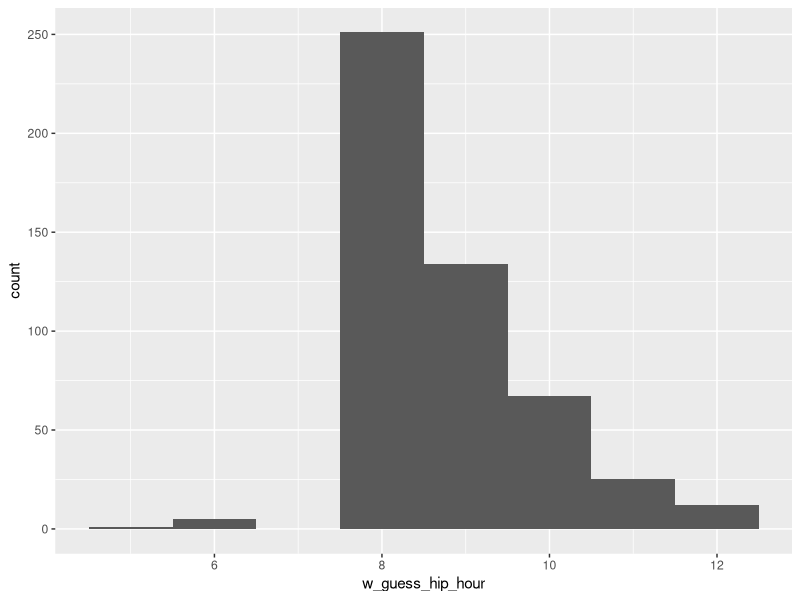
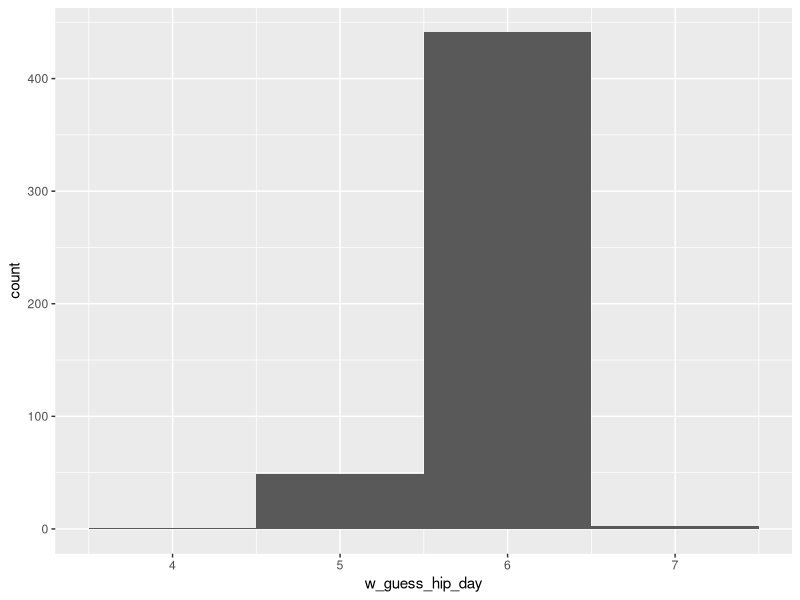
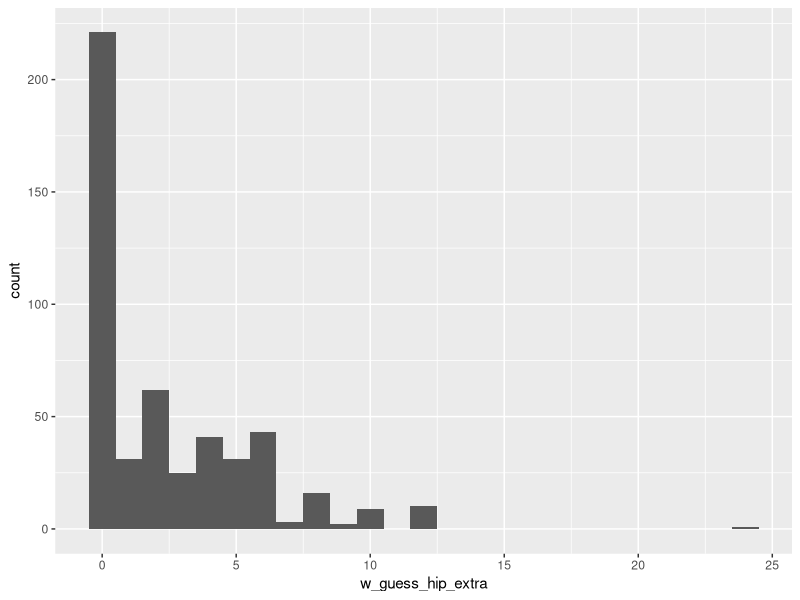
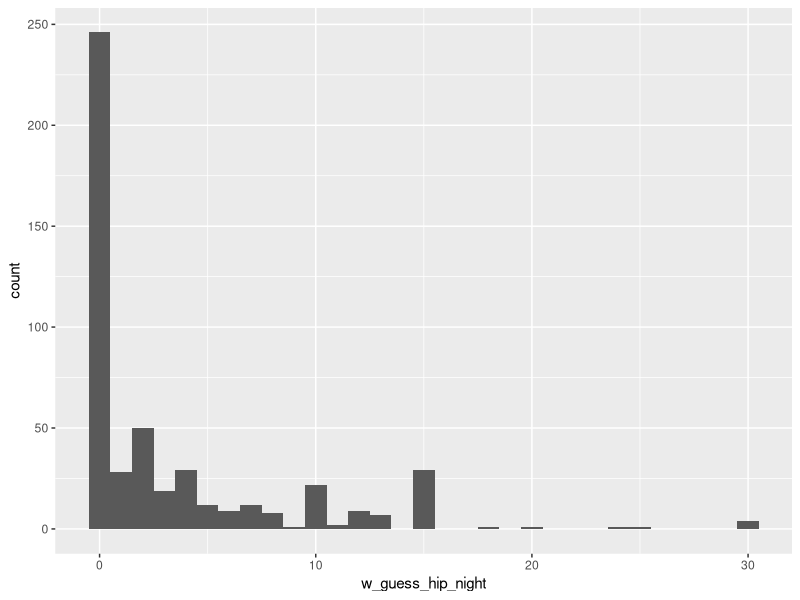
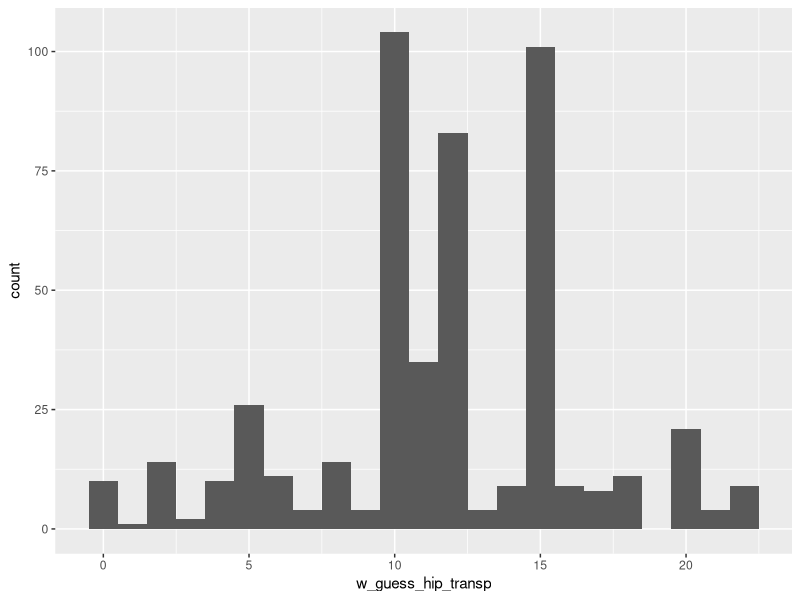
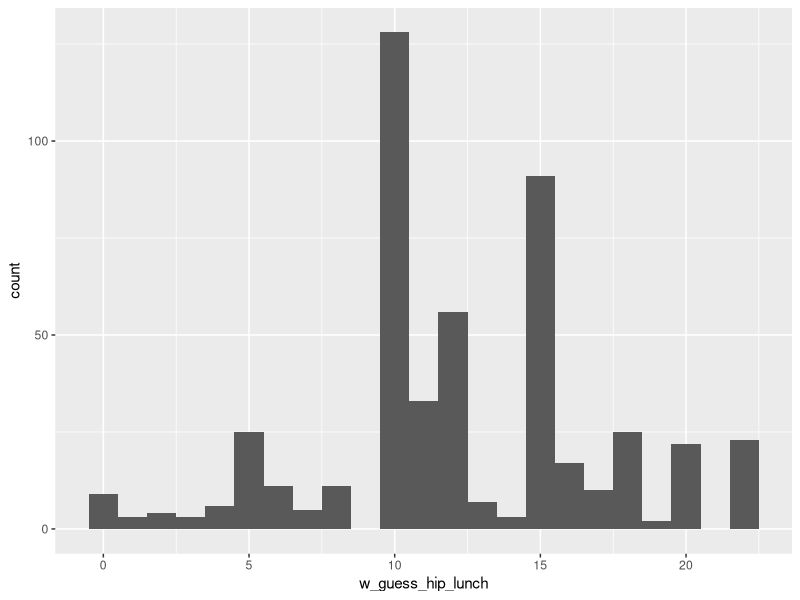
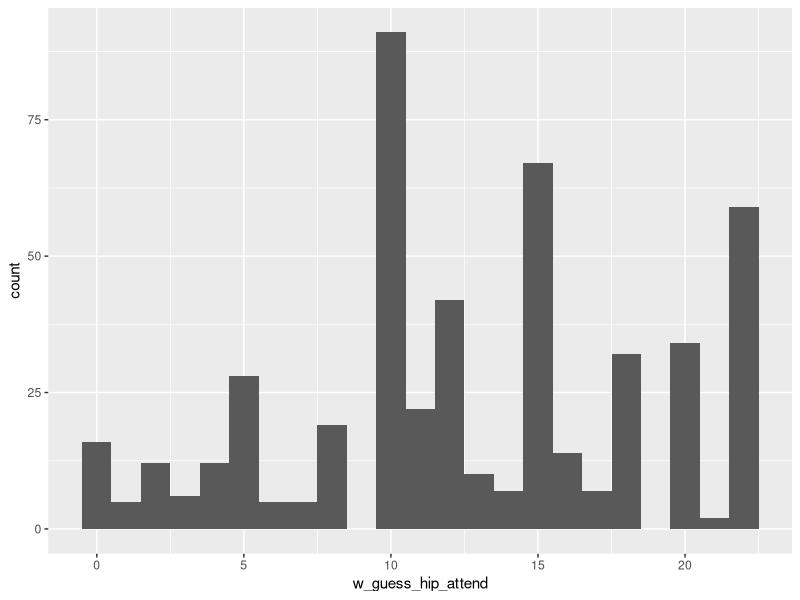
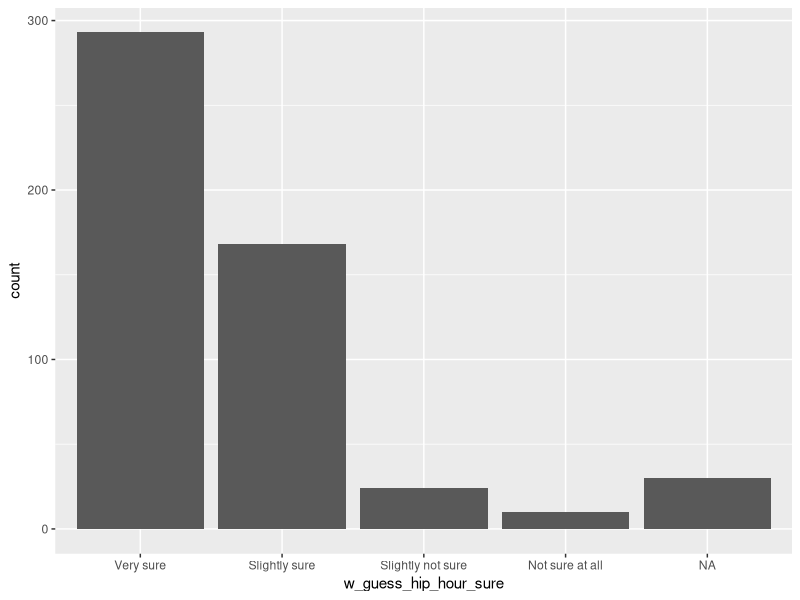

Here is the R script that generated these plots, in order: (Note: this script raises an error after producing the figures.)

# Setup -------------------------------------------------------------------

library(tidyverse)
library(readxl)

# setwd('')   # unnecessary to set working directory if you opened `HIP.Rproj`

# hip <- read_excel('data/weekdayend_all.xlsx')   # 295 obs. of 381 variables

hip <- read_excel('data/weekdayend_all2.xlsx')   # 525 obs. of 382 variables


# IB (weekend) ------------------------------------------------------------

w_IB <- c('w_guess_hip_hour',
          'w_guess_hip_hour_sure',
          'w_guess_hip_day',
          'w_guess_hip_day_sure',
          'w_guess_hip_extra',
          'w_guess_hip_extra_sure',
          'w_guess_hip_night',
          'w_guess_hip_night_sure',
          'w_guess_hip_transp',
          'w_guess_hip_transp_sure',
          'w_guess_hip_lunch',
          'w_guess_hip_lunch_sure',
          'w_guess_hip_attend',
          'w_guess_hip_attend_sure')

## Initial cleaning -------------------------------------------------------

hip_w_IB <- hip %>%
  select(all_of(w_IB)) %>%
  mutate(across(w_IB[seq(1, 13, 2)], as.integer)) %>%
  mutate(across(w_IB[seq(2, 14, 2)], as.factor)) %>%
  mutate(across(w_IB[seq(2, 14, 2)], ~recode(.,
                                             `0` = 'Very sure',
                                             `1` = 'Slightly sure',
                                             `2` = 'Slightly not sure',
                                             `3` = 'Not sure at all')))

### Trim errors -----------------------------------------------------------

hip_w_IB <- hip_w_IB %>%
  mutate(w_guess_hip_day = replace(w_guess_hip_day,
                                   which(w_guess_hip_day > 7L),
                                   NA)) %>%
  mutate(w_guess_hip_night = replace(w_guess_hip_night,
                                     which(w_guess_hip_night > 30L),
                                     NA)) %>%
  mutate(w_guess_hip_transp = replace(w_guess_hip_transp,
                                      which(w_guess_hip_transp > 22L),
                                      NA)) %>%
  mutate(w_guess_hip_lunch = replace(w_guess_hip_lunch,
                                     which(w_guess_hip_lunch > 22L),
                                     NA))

## Figures ---------------------------------------------------------------

w_IB_codes <- c('IB1', 'IB1s', 'IB2', 'IB2s', 'IB3', 'IB3s', 'IB4', 'IB4s', 'IB5', 'IB5s', 'IB6', 'IB6s', 'IB7', 'IB7s')

for (i in seq(1, 13, 2)) {
  temp <- ggplot(data = hip_w_IB) +
    geom_histogram(aes_string(x = w_IB[i]), binwidth = 1)

  ggsave(plot = temp, file = paste0('figures/jobs_in_HIP_followup/w_', w_IB_codes[i], '.png'))
}

for (i in seq(2, 14, 2)) {
  temp <- ggplot(data = hip_w_IB) +
    geom_bar(aes_string(x = w_IB[i]))

  ggsave(plot = temp, file = paste0('figures/jobs_in_HIP_followup/w_', w_IB_codes[i], '.png'))
}


# IC (weekend) ------------------------------------------------------------

w_IC <- c('w_guess_entry_salary',
          'w_guess_entry_salary_sure',
          'w_guess_entry_salary_6m',
          'w_guess_entry_salary_6m_sure',
          'w_guess_entry_pct',
          'w_guess_entry_pct_sure',
          'w_guess_entry_pct_you',
          'w_guess_you_salary_1m')

## Initial cleaning -------------------------------------------------------

hip_w_IC <- hip %>%
  select(all_of(w_IC)) %>%
  mutate(across(w_IC[c(1, 3, 5, 8)], as.integer)) %>%
  mutate(across(w_IC[c(2, 4, 6, 7)], as.factor)) %>%
  mutate(across(w_IC[c(2, 4, 6)], ~recode(.,
                                          `0` = 'Very sure',
                                          `1` = 'Slightly sure',
                                          `2` = 'Slightly not sure',
                                          `3` = 'Not sure at all'))) %>%
  mutate(w_guess_entry_pct_you = recode(w_guess_entry_pct_you,
                                        `0` = 'Likely',
                                        `1` = 'Somewhat likely',
                                        `2` = 'Somewhat unlikely',
                                        `3` = 'Very unlikely'))

## Figures ---------------------------------------------------------------

ggplot(data = hip_w_IC) +
  geom_histogram(aes(x = w_guess_entry_salary), binwidth = 500) +
  ggsave('figures/jobs_in_HIP_followup/w_IC1.png')

ggplot(data = hip_w_IC) +
  geom_bar(aes(x = w_guess_entry_salary_sure)) +
  ggsave('figures/jobs_in_HIP_followup/w_IC1s.png')

ggplot(data = hip_w_IC) +
  geom_histogram(aes(x = w_guess_entry_salary_6m), binwidth = 500) +
  ggsave('figures/jobs_in_HIP_followup/w_IC2.png')

ggplot(data = hip_w_IC) +
  geom_bar(aes(x = w_guess_entry_salary_6m_sure)) +
  ggsave('figures/jobs_in_HIP_followup/w_IC2s.png')

ggplot(data = hip_w_IC) +
  geom_histogram(aes(x = w_guess_entry_pct), binwidth = 10) +
  ggsave('figures/jobs_in_HIP_followup/w_IC3.png')

ggplot(data = hip_w_IC) +
  geom_bar(aes(x = w_guess_entry_pct_sure)) +
  ggsave('figures/jobs_in_HIP_followup/w_IC3s.png')

ggplot(data = hip_w_IC) +
  geom_bar(aes(x = w_guess_entry_pct_you)) +
  ggsave('figures/jobs_in_HIP_followup/w_IC4.png')

ggplot(data = hip_w_IC) +
  geom_histogram(aes(x = w_guess_you_salary_1m), binwidth = 500) +
  ggsave('figures/jobs_in_HIP_followup/w_IC5.png')


# ID (weekend) ------------------------------------------------------------

w_ID <- c('w_guess_promote_medium',
          'w_guess_promote_medium_sure',
          'w_guess_promote_sp',
          'w_guess_promote_sp_sure',
          'w_guess_salary_medium',
          'w_guess_salary_medium_sure',
          'w_guess_salary_sp',
          'w_guess_salary_sp_sure',
          'w_guess_you_promote_medium',
          'w_guess_you_promote_sp',
          'w_guess_you_salary_6m')

## Initial cleaning -------------------------------------------------------

hip_w_ID <- hip %>%
  select(all_of(w_ID)) %>%
  mutate(across(w_ID[c(1, 3, 5, 7, 11)], as.integer)) %>%
  mutate(across(w_ID[c(2, 4, 6, 8, 9, 10)], as.factor)) %>%
  mutate(across(w_ID[c(2, 4, 6, 8)], ~recode(.,
                                             `0` = 'Very sure',
                                             `1` = 'Slightly sure',
                                             `2` = 'Slightly not sure',
                                             `3` = 'Not sure at all'))) %>%
  mutate(across(w_ID[9:10], ~recode(.,
                                    `0` = 'Likely',
                                    `1` = 'Somewhat likely',
                                    `2` = 'Somewhat unlikely',
                                    `3` = 'Very unlikely')))

### Trim errors -----------------------------------------------------------

hip_w_ID <- hip_w_ID %>%
  mutate(w_guess_promote_medium = replace(w_guess_promote_medium,
                                          which(w_guess_promote_medium > 100L),
                                          NA)) %>%
  mutate(w_guess_promote_sp = replace(w_guess_promote_sp,
                                      which(w_guess_promote_sp > 100L),
                                      NA))

## Figures ---------------------------------------------------------------

ggplot(data = hip_w_ID) +
  geom_histogram(aes(x = w_guess_promote_medium), binwidth = 10) +
  ggsave('figures/jobs_in_HIP_followup/w_ID1.png')

ggplot(data = hip_w_ID) +
  geom_bar(aes(x = w_guess_promote_medium_sure)) +
  ggsave('figures/jobs_in_HIP_followup/w_ID1s.png')

ggplot(data = hip_w_ID) +
  geom_histogram(aes(x = w_guess_promote_sp), binwidth = 10) +
  ggsave('figures/jobs_in_HIP_followup/w_ID2.png')

ggplot(data = hip_w_ID) +
  geom_bar(aes(x = w_guess_promote_sp_sure)) +
  ggsave('figures/jobs_in_HIP_followup/w_ID2s.png')

ggplot(data = hip_w_ID) +
  geom_histogram(aes(x = w_guess_salary_medium), binwidth = 500) +
  ggsave('figures/jobs_in_HIP_followup/w_ID3.png')

ggplot(data = hip_w_ID) +
  geom_bar(aes(x = w_guess_salary_medium_sure)) +
  ggsave('figures/jobs_in_HIP_followup/w_ID3s.png')

ggplot(data = hip_w_ID) +
  geom_histogram(aes(x = w_guess_salary_sp), binwidth = 500) +
  ggsave('figures/jobs_in_HIP_followup/w_ID4.png')

ggplot(data = hip_w_ID) +
  geom_bar(aes(x = w_guess_salary_sp_sure)) +
  ggsave('figures/jobs_in_HIP_followup/w_ID4s.png')

ggplot(data = hip_w_ID) +
  geom_bar(aes(x = w_guess_you_promote_medium)) +
  ggsave('figures/jobs_in_HIP_followup/w_ID5.png')

ggplot(data = hip_w_ID) +
  geom_bar(aes(x = w_guess_you_promote_sp)) +
  ggsave('figures/jobs_in_HIP_followup/w_ID6.png')

ggplot(data = hip_w_ID) +
  geom_histogram(aes(x = w_guess_you_salary_6m), binwidth = 500) +
  ggsave('figures/jobs_in_HIP_followup/w_ID7.png')


# IA (evening) ------------------------------------------------------------

w_IA <- c('interact_roommate',
          'interact_coworkers',
          'interact_coworkers_out',
          'interact_coworkers_wel',
          'interact_coworkers_salary',
          'interact_supervisor',
          'interact_supervisor_wel',
          'interact_supervisor_salary',
          'interact_hrmanager',
          'interact_hrmanager_wel',
          'interact_hrmanager_salary',
          'interact_manager',
          'interact_manager_wel',
          'interact_manager_salary',
          'interact_break')

## Initial cleaning -------------------------------------------------------

hip_w_IA <- hip %>%
  select(all_of(w_IA)) %>%
  mutate(across(all_of(w_IA), as.factor)) %>%
  mutate(across(c(1, 2, 3, 5, 6, 8, 9, 11, 12, 14), ~recode(.,
                                                            `0` = 'Frequently every day',
                                                            `1` = 'Sometimes every day',
                                                            `2` = 'Once every day',
                                                            `3` = 'A few times a week',
                                                            `4` = 'Once a week',
                                                            `6` = 'Never',
                                                            `-8` = "I'm not sure"))) %>%
  mutate(across(c(1, 2, 3, 5, 6, 8, 9, 11, 12, 14), ~fct_relevel(.,
                                                                 "I'm not sure",
                                                                 after = Inf))) %>%
  mutate(across(c(4, 7, 10, 13), ~recode(.,
                                         `0` = 'Not welcomed at all',
                                         `1` = 'Somewhat not welcomed',
                                         `2` = 'Somewhat welcomed',
                                         `3` = 'Very welcomed'))) %>%
  mutate(interact_break = recode(interact_break,
                                 `0` = 'No',
                                 `1` = 'Yes',
                                 `100` = 'Not sure'))

## Figures ---------------------------------------------------------------

w_IA_codes <- c('w_IA0', 'w_IA1', 'w_IA2', 'w_IA2n', 'w_IA2o', 'w_IA3', 'w_IA3n', 'w_IA3o', 'w_IA4', 'w_IA4n', 'w_IA4o', 'w_IA5', 'w_IA5n', 'w_IA5o', 'w_IA6')

for (i in 1:15) {
  temp <- ggplot(data = hip_w_IA) +
    geom_bar(aes_string(x = w_IA[i]))

  ggsave(plot = temp, file = paste0('figures/jobs_in_HIP_followup/', w_IA_codes[i], '.png'))
}





